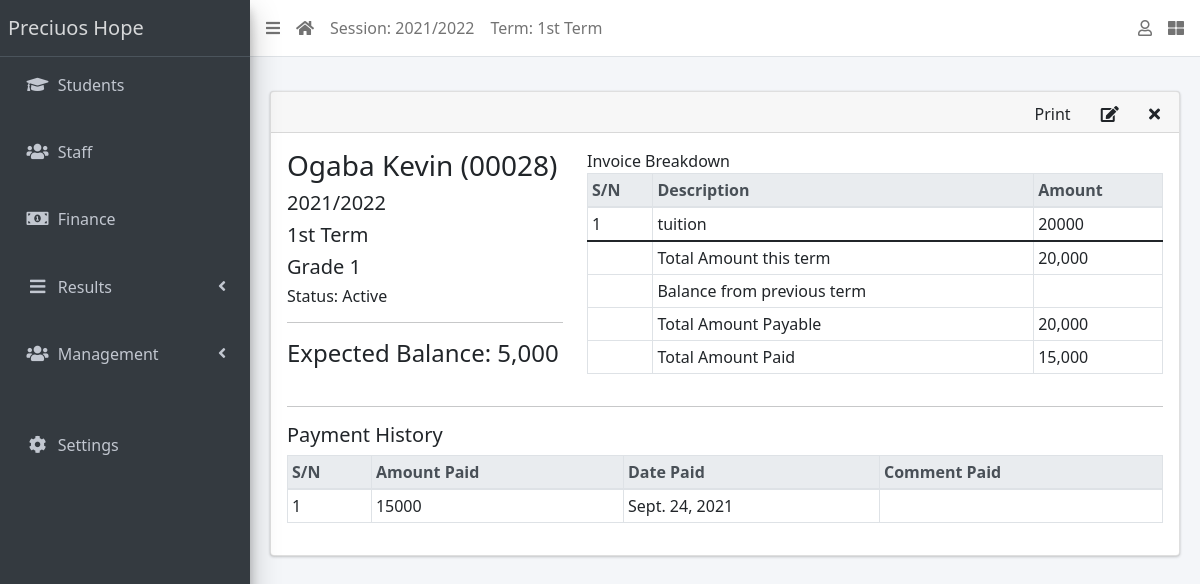
The page /finance/1/detail/ (signed in) on the database its author committed.
### apps/management/models.py (models this page shows, shortened)
class AcademicSession(models.Model):
    name = models.CharField(max_length=200, unique=True)
    current = models.BooleanField(default=True)
    created_by = models.ForeignKey(settings.AUTH_USER_MODEL, on_delete=models.DO_NOTHING, null=True)
    class Meta:
        ordering = ['name']
    def __str__(self):
        return self.name

class AcademicTerm(models.Model):
    name = models.CharField(max_length=20, unique=True)
    guide = models.ForeignKey(Staff, on_delete=models.CASCADE, null=True, default=None)
    current = models.BooleanField(default=True)
    created_by = models.ForeignKey(settings.AUTH_USER_MODEL, on_delete=models.DO_NOTHING, null=True)
    class Meta:
        ordering = ['name']
    def __str__(self):
        return self.name

class SiteConfig(models.Model):
    key = models.SlugField()
    value = models.CharField(max_length=250)

class Stud_Class(models.Model):
    name = models.CharField(max_length=200, unique=True)
    created_by = models.ForeignKey(settings.AUTH_USER_MODEL, on_delete=models.DO_NOTHING, null=True)
    class Meta:
        verbose_name = "Class"
        verbose_name_plural = "Classes"
        ordering = ['name']
    def __str__(self):
        return self.name

### apps/finance/models.py (models this page shows, shortened)
class Invoice(models.Model):
    STATUS_CHOICES = [("active", "Active"), ("inactive", "Inactive")]
    student = models.ForeignKey(Student, on_delete=models.CASCADE)
    session = models.ForeignKey(AcademicSession, on_delete=models.CASCADE)
    term = models.ForeignKey(AcademicTerm, on_delete=models.CASCADE)
    class_for = models.ForeignKey(Stud_Class, on_delete=models.CASCADE)
    balance_from_previous_session = models.IntegerField(default=0)
    status = models.CharField(
        max_length=20, choices=STATUS_CHOICES, default="active")
    class Meta:
        ordering = ["student", "term"]
    def __str__(self):
        return f"{self.student}"
    def amount_payable(self):
        items = InvoiceItem.objects.filter(invoice=self)
        total = 0
        for item in items:
            total += item.amount
        return total
    def total_amount_payable(self):
        return self.balance_from_previous_session + self.amount_payable()
    def total_amount_paid(self):
        receipts = Receipt.objects.filter(invoice=self)
        amount = 0
        for receipt in receipts:
            amount += receipt.amount_paid
        return amount
    def balance(self):
        payable = self.total_amount_payable()
        paid = self.total_amount_paid()
        return payable - paid

class InvoiceItem(models.Model):
    invoice = models.ForeignKey(Invoice, on_delete=models.CASCADE)
    description = models.CharField(max_length=200)
    amount = models.IntegerField()

class Receipt(models.Model):
    invoice = models.ForeignKey(Invoice, on_delete=models.CASCADE)
    amount_paid = models.IntegerField()
    date_paid = models.DateField(default=timezone.now)
    comment = models.CharField(max_length=200, blank=True)

### apps/students/models.py (models this page shows, shortened)
class Student(models.Model):
    STATUS_CHOICES = [("active", "Active"), ("inactive", "Inactive")]
    GENDER_CHOICES = [("male", "Male"), ("female", "Female")]
    current_status = models.CharField(
        max_length=10, choices=STATUS_CHOICES, default="active")
    registration_number = models.CharField(max_length=200, unique=True)
    first_name = models.CharField(max_length=200)
    surname = models.CharField(max_length=200, blank=True)
    last_name = models.CharField(max_length=200)
    gender = models.CharField(max_length=10, choices=GENDER_CHOICES, default="male")
    date_of_birth = models.DateField(default=timezone.now)
    current_class = models.ForeignKey(to="management.Stud_Class", on_delete=models.SET_NULL, blank=True, null=True)
    date_of_admission = models.DateField(default=timezone.now)
    mobile_num_regex = RegexValidator(
        regex="^[0-9]{10,15}$", message="Enter a valid phone number")
    student_mobile = models.CharField(
        validators=[mobile_num_regex], max_length=14, blank=False)
    student_email = models.EmailField(null=True)
    parent_mobile = models.CharField(
        validators=[mobile_num_regex], max_length=14, blank=True)
    parent_email = models.EmailField(null=True)
    address = models.TextField(blank=True)
    passport = models.ImageField(blank=True, upload_to="students/passports/")
    class Meta:
        ordering = ["last_name", "surname", "first_name"]
    def __str__(self):
        return f"{self.last_name} {self.surname} {self.first_name}  ({self.registration_number})"

### apps/finance/views.py (the view)
# urls.py: path("<int:pk>/detail/", InvoiceDetailView.as_view(), name="invoice-detail"),
class InvoiceDetailView(LoginRequiredMixin, DetailView):
    model = Invoice
    fields = "__all__"
    def get_context_data(self, **kwargs):
        context = super(InvoiceDetailView, self).get_context_data(**kwargs)
        context["receipts"] = Receipt.objects.filter(invoice=self.object)
        context["items"] = InvoiceItem.objects.filter(invoice=self.object)
        return context

### apps/management/context_processors.py (called while the page is built)
def site_defaults(request):
    current_session = AcademicSession.objects.get(current=True)
    current_term = AcademicTerm.objects.get(current=True)
    vals = SiteConfig.objects.all()
    context = {
        'current_session': current_session.name,
        'current_term': current_term.name
    }
    for val in vals:
        context[val.key] = val.value
    return context

### apps/finance/templates/finance/invoice_detail.html (shortened to what this page needs)
{% extends 'base.html' %}
{% load humanize %}
{% block content-header %}
<div class="card-header">
  <div class="card-tools">
    <a href="#" class="btn btn-tool">Print</a>
    <a href="{% url 'invoice-update' object.id %}" class="btn btn-tool">
      <i class="fas fa-edit"></i>
    </a>
    <a href="{% url 'invoice-delete' object.id %}" class="btn btn-tool">
      <i class="fas fa-times"></i>
    </a>
  </div>
</div>
{% endblock content-header %}
{% block content %}
<div class="row">
  <div class="col-sm-4">
    <h3>{{ object }} </h3>
    <h5>{{ object.session }} </h5>
    <h5>{{ object.term }} </h5>
    <h5>{{ object.class_for }} </h5>
    <h6>Status: {{ object.get_status_display }} </h6>
    <hr>
    <div>
      <h4>Expected Balance: {{ object.balance | intcomma }}</h4>
    </div>
  </div>
  <div class="col-sm-8">
    <table class="table table-sm table-bordered">
      <thead class="thead-light">
        <tr>
          <th>S/N</th>
          <th>Description</th>
          <th>Amount</th>
        </tr>
      </thead>
      <tbody>
        {% for item in items %}
        <tr>
          <td>{{ forloop.counter }} </td>
          <td>{{ item.description }} </td>
          <td>{{ item.amount }} </td>
        </tr>
        {% endfor %}
      </tbody>
      <tfoot>
        <tr>
          <td></td>
          <td>Total Amount this term</td>
          <td>{{ object.amount_payable | intcomma}}</td>
        </tr>
        <tr>
          <td></td>
          <td>Balance from previous term</td>
          <td>{{ object.balance_from_previous_term | intcomma }}</td>
        </tr>
        <tr>
          <td></td>
          <td>Total Amount Payable</td>
          <td>{{ object.total_amount_payable | intcomma}}</td>
        </tr>
        <tr>
          <td></td>
          <td>Total Amount Paid</td>
          <td>{{ object.total_amount_paid | intcomma}}</td>
        </tr>
      </tfoot>
    </table>
  </div>
</div>
<hr>
<h5>Payment History</h5>
<table class="table table-bordered table-sm">
  <thead class="thead-light">
    <tr>
      <th>S/N</th>
      <th>Amount Paid</th>
      <th>Date Paid</th>
      <th>Comment Paid</th>
    </tr>
  </thead>
  <tbody>
    {% for receipt in receipts %}
    <tr>
      <td>{{ forloop.counter }}</td>
      <td>{{ receipt.amount_paid}}</td>
      <td>{{ receipt.date_paid}}</td>
      <td>{{ receipt.comment}}</td>
    </tr>
    {% endfor %}
  </tbody>
</table>
{% endblock content %}

### templates/base.html (shortened to what this page needs)
{% load static %}
<!DOCTYPE html>
<html lang="en">
<head>
  <link rel="stylesheet" href="{% static 'plugins/fontawesome-free/css/all.min.css' %}">
  <link rel="stylesheet" href="{% static 'plugins/toastr/toastr.min.css' %}">
  <link rel="stylesheet"
    href="{% static 'plugins/overlayScrollbars/css/OverlayScrollbars.min.css' %}">
  <link rel="stylesheet" href="{% static 'plugins/Datatables/datatables.min.css' %}" />
  <link rel="stylesheet" href="{% static 'dist/css/adminlte.min.css' %}">
  <link href="https://cdn.jsdelivr.net/npm/bootstrap@5.1.1/dist/css/bootstrap.min.css" rel="stylesheet">
</head>
<body
  class="hold-transition sidebar-mini layout-fixed layout-navbar-fixed layout-footer-fixed">
  <div class="wrapper">
    <nav class="main-header navbar navbar-expand navbar-white navbar-light">
      <ul class="navbar-nav">
        <li class="nav-item">
          <a class="nav-link" data-widget="pushmenu" href="#" role="button"><i
              class="fas fa-bars"></i></a>
        </li>
        <li class="nav-item d-none d-sm-inline-block">
          <a href="{% url 'home' %} " class="nav-link"><i class="fa fa-home"></i></a>
        </li>
        <li class="nav-item d-none d-sm-inline-block">
          <a href="{% url 'current-session' %}" class="nav-link">Session: {{ current_session }}</a>
        </li>
        <li class="nav-item d-none d-sm-inline-block">
          <a href="{% url 'current-session' %}" class="nav-link">Term: {{ current_term }}</a>
        </li>
      </ul>
      <ul class="navbar-nav ml-auto">
        <li class="nav-item dropdown">
          <a class="nav-link" data-toggle="dropdown" href="#">
            <i class="far fa-user"></i>
          </a>
        </li>
        <li class="nav-item">
          <a class="nav-link" data-widget="control-sidebar" data-slide="true"
            href="#" role="button"><i class="fas fa-th-large"></i></a>
        </li>
      </ul>
    </nav>
    <aside class="main-sidebar sidebar-dark-primary elevation-4">
      <a href="{% url 'home' %}" class="brand-link">{{ school_name | default:"School" }}</a>
      <div class="sidebar">
        <nav class="mt-2">
          <ul class="nav nav-pills nav-sidebar flex-column"
            data-widget="treeview" role="menu" data-accordion="false">
            <li class="nav-item">
              <a href="{% url 'student-list' %}" class="nav-link">
                <i class="nav-icon fas fa-graduation-cap"></i>
                <p>
                  Students
                </p>
              </a>
            </li>
            <br>
            <li class="nav-item">
              <a href="{% url 'staff-list' %}" class="nav-link">
                <i class="nav-icon fas fa-users"></i>
                <p>
                  Staff
                </p>
              </a>
            </li>
            <br>
            <li class="nav-item">
              <a href="{% url 'invoice-list' %}" class="nav-link">
                <i class="nav-icon fas fa-money-bill-alt"></i>
                <p>
                  Finance
                </p>
              </a>
            </li>
            <br>
            <li class="nav-item has-treeview">
              <a href="#" class="nav-link">
                <i class="nav-icon fas fa-bars"></i>
                <p>
                  Results
                  <i class="fas fa-angle-left right"></i>
                </p>
              </a>
            </li>
            <br>
            <li class="nav-item has-treeview">
              <a href="#" class="nav-link">
                <i class="nav-icon fas fa-users"></i>
                <p>
                  Management
                  <i class="fas fa-angle-left right"></i>
                </p>
              </a>
            </li>
            <br>
            <br>
            <li class="nav-item">
              <a href="{% url 'configs' %}" class="nav-link">
                <i class="nav-icon fas fa-cog"></i>
                <p>
                  Settings
                </p>
              </a>
            </li>
          </ul>
        </nav>
      </div>
    </aside>
    <div class="content-wrapper">
      <section class="content-header">
      </section>
      <section class="content">
        <div class="container-fluid">
          <div class="row">
            <div class="col-md-12">
              {% block fullcard %}
              <div class="card">
                {% block content-header %}{% endblock content-header %}
                <div class="card-body">
                  <div class="row">
                    <div class="col">
                      {% block content %}
                      {% endblock content %}
                    </div>
                  </div>
                </div>
              </div>
              {% endblock fullcard %}
            </div>
          </div>
        </div>
      </section>
    </div>
  </div>
</body>
</html>

### rows shown on the page
AcademicSession: name "2021/2022"
AcademicTerm: name "1st Term"
SiteConfig: value "Preciuos Hope"
Invoice: student.registration_number "Ogaba Kevin (00028)", session "2021/2022", term "1st Term", class_for "Grade 1", status "Active", balance "5,000", amount_payable "20,000", total_amount_payable "20,000", total_amount_paid "15,000"
InvoiceItem: description "tuition", amount "20000"
Receipt: amount_paid "15000", date_paid "Sept. 24, 2021"
